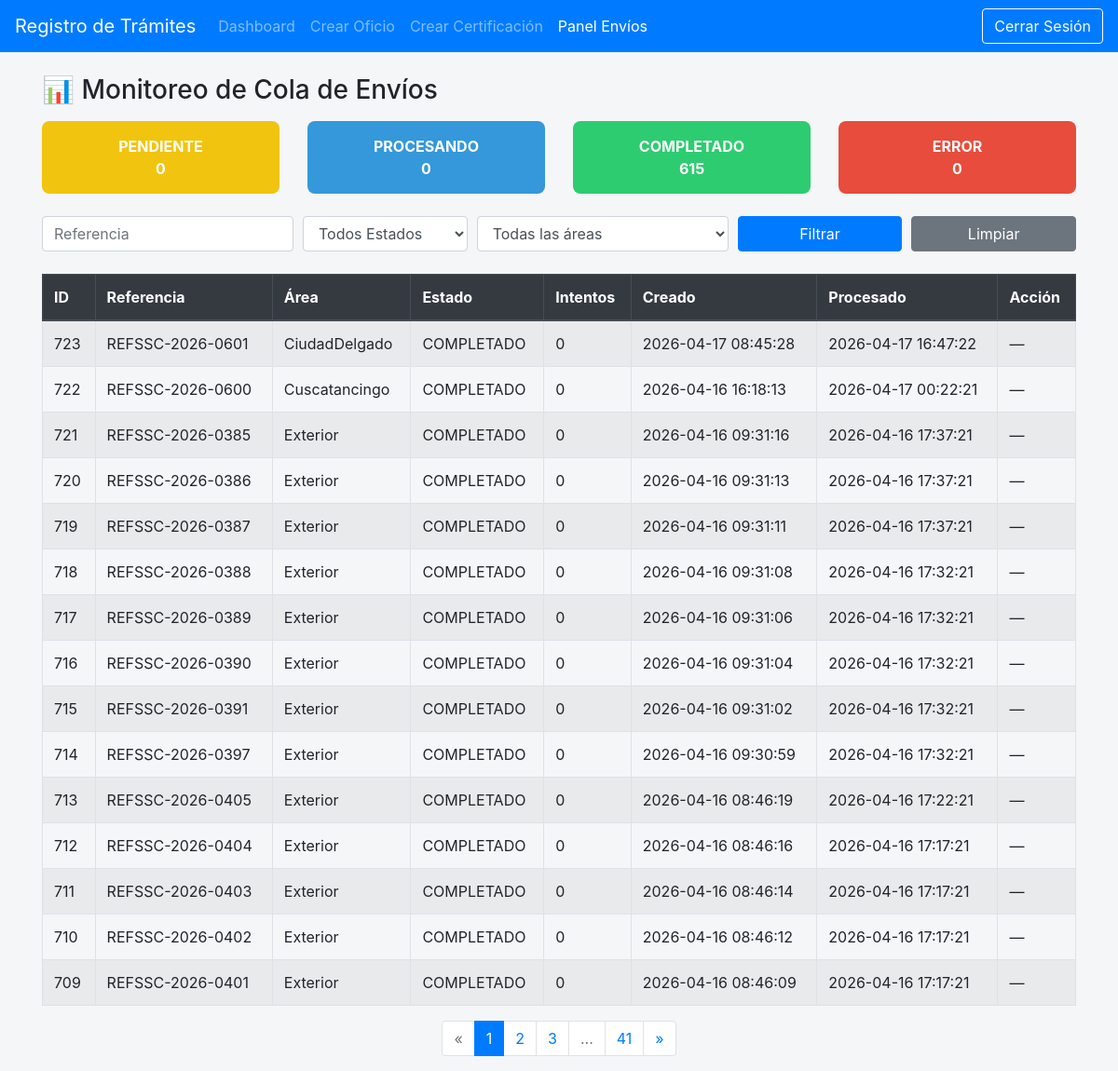
Screenshot of /panel_envios.php (signed in) with the database file from the repository.
### tables this page shows
CREATE TABLE IF NOT EXISTS `cola_envios` (
  `id` int(11) NOT NULL AUTO_INCREMENT,
  `oficio_id` int(11) NOT NULL,
  `municipio_destino_id` int(11) NOT NULL,
  `estado` enum('PENDIENTE','PROCESANDO','COMPLETADO','ERROR') DEFAULT 'PENDIENTE',
  `intentos` int(11) DEFAULT 0,
  `fecha_creacion` datetime DEFAULT current_timestamp(),
  `fecha_proceso` datetime DEFAULT NULL,
  PRIMARY KEY (`id`)
);

CREATE TABLE IF NOT EXISTS `oficios` (
  `id` int(11) NOT NULL AUTO_INCREMENT,
  `correlativo_anual` int(11) DEFAULT 0,
  `referencia` varchar(50) NOT NULL,
  `fecha` datetime NOT NULL,
  `nombre_licenciado` varchar(255) NOT NULL,
  `cargo_licenciado` varchar(255) NOT NULL,
  `distrito_destino` varchar(100) NOT NULL,
  `municipio_destino` varchar(100) NOT NULL,
  `departamento_destino` varchar(100) NOT NULL,
  `nombre_difunto` varchar(255) NOT NULL,
  `numero_partida` int(11) NOT NULL,
  `folio` int(11) NOT NULL,
  `libro` varchar(50) NOT NULL,
  `distrito_inscripcion` varchar(100) NOT NULL,
  `anio_inscripcion` year(4) NOT NULL,
  `departamento_origen` varchar(100) NOT NULL,
  `municipio_origen` varchar(100) NOT NULL,
  `distrito_origen` varchar(100) NOT NULL,
  `creado_por` int(11) DEFAULT NULL,
  `ruta_pdf_final` varchar(255) DEFAULT NULL,
  `habilitado_por` int(11) DEFAULT NULL,
  `enviado_correo` tinyint(1) DEFAULT 0,
  `municipio_destino_id` int(11) NOT NULL,
  `estado_validacion` enum('PENDIENTE','APROBADO','RECHAZADO') DEFAULT 'PENDIENTE',
  `revision_interna_completa` tinyint(1) DEFAULT 0,
  `fecha_aprobacion` datetime DEFAULT NULL,
  `fecha_envio` datetime DEFAULT NULL,
  `intentos_envio` int(11) NOT NULL DEFAULT 0,
  PRIMARY KEY (`id`),
  UNIQUE KEY `uk_oficios_referencia` (`referencia`),
  KEY `creado_por` (`creado_por`),
  KEY `fk_oficios_municipio` (`municipio_destino_id`),
  CONSTRAINT `fk_oficios_municipio` FOREIGN KEY (`municipio_destino_id`) REFERENCES `municipios` (`id`) ON UPDATE CASCADE,
  CONSTRAINT `oficios_ibfk_1` FOREIGN KEY (`creado_por`) REFERENCES `usuarios` (`id`)
);

CREATE TABLE IF NOT EXISTS `usuarios` (
  `id` int(11) NOT NULL AUTO_INCREMENT,
  `usuario` varchar(50) NOT NULL,
  `contrasena` varchar(255) NOT NULL,
  `rol` enum('administrador','normal','supervisor') NOT NULL,
  `area` varchar(100) DEFAULT NULL,
  `nombre_completo` varchar(255) NOT NULL,
  PRIMARY KEY (`id`),
  UNIQUE KEY `usuario` (`usuario`)
);

### panel_envios.php (the view, shortened to what this page needs)
<?php
require_once __DIR__ . '/db_config.php';
$rol = strtolower(trim($_SESSION['user_rol'] ?? 'normal'));
$referencia = trim($_GET['referencia'] ?? '');
$estado      = trim($_GET['estado'] ?? '');
$area_filtro = trim($_GET['area'] ?? '');
$where = [];
$params = [];
$where_sql = $where ? "WHERE " . implode(" AND ", $where) : "";
$por_pagina = 15;
$pagina = max(1, (int)($_GET['pagina'] ?? 1));
$offset = ($pagina - 1) * $por_pagina;
$stmtCount = $pdo->prepare("
    SELECT COUNT(*)
    FROM cola_envios c
    JOIN oficios o ON o.id = c.oficio_id
    JOIN usuarios u ON u.id = o.creado_por
    $where_sql
");
$stmtCount->execute($params);
$total = (int)$stmtCount->fetchColumn();
$total_paginas = max(1, (int)ceil($total / $por_pagina));
$stmt = $pdo->prepare("
    SELECT
        c.id,
        o.referencia,
        c.estado,
        c.intentos,
        c.fecha_creacion,
        c.fecha_proceso,
        u.area
    FROM cola_envios c
    JOIN oficios o ON o.id = c.oficio_id
    JOIN usuarios u ON u.id = o.creado_por
    $where_sql
    ORDER BY c.fecha_creacion DESC
    LIMIT ?, ?
");
$params_lista = array_merge($params, [$offset, $por_pagina]);
$stmt->execute($params_lista);
$envios = $stmt->fetchAll(PDO::FETCH_ASSOC);
$stmtStats = $pdo->prepare("
    SELECT c.estado, COUNT(*) total
    FROM cola_envios c
    JOIN oficios o ON o.id = c.oficio_id
    JOIN usuarios u ON u.id = o.creado_por
    $where_sql
    GROUP BY c.estado
");
$stmtStats->execute($params);
$stats = $stmtStats->fetchAll(PDO::FETCH_KEY_PAIR);
?>
<!DOCTYPE html>
<html lang="es">
<head>
<link rel="stylesheet" href="bootstrap/css/bootstrap.min.css">
</head>
<body>
<nav class="navbar navbar-expand-lg navbar-dark bg-primary">
    <a class="navbar-brand" href="dashboard.php">Registro de Trámites</a>
    <div class="collapse navbar-collapse">
        <ul class="navbar-nav mr-auto">
            <li class="nav-item"><a class="nav-link" href="dashboard.php">Dashboard</a></li>
            <li class="nav-item"><a class="nav-link" href="crear_oficio.php">Crear Oficio</a></li>
            <li class="nav-item"><a class="nav-link" href="crear_constancia.php">Crear Certificación</a></li>
            <li class="nav-item active"><a class="nav-link" href="panel_envios.php">Panel Envíos</a></li>
        </ul>
        <a href="logout.php" class="btn btn-outline-light">Cerrar Sesión</a>
    </div>
</nav>
<div class="container mt-4">
<h3 class="mb-3">📊 Monitoreo de Cola de Envíos</h3>
<div class="row mb-4">
    <?php foreach (['PENDIENTE','PROCESANDO','COMPLETADO','ERROR'] as $estadoCard): ?>
    <div class="col-md-3">
        <div class="card-box <?= $estadoCard ?>">
            <?= $estadoCard ?><br>
            <?= $stats[$estadoCard] ?? 0 ?>
        </div>
    </div>
    <?php endforeach; ?>
</div>
<form class="form-row mb-4">
    <div class="col-md-3">
        <input type="text" name="referencia" class="form-control"
               placeholder="Referencia"
               value="<?= htmlspecialchars($referencia) ?>">
    </div>
    <div class="col-md-2">
        <select name="estado" class="form-control">
            <option value="">Todos Estados</option>
        </select>
    </div>
    <?php if ($rol === 'administrador'): ?>
    <div class="col-md-3">
        <select name="area" class="form-control">
            <option value="">Todas las áreas</option>
        </select>
    </div>
    <?php endif; ?>
    <div class="col-md-2">
        <button class="btn btn-primary btn-block">Filtrar</button>
    </div>
    <div class="col-md-2">
        <a href="panel_envios.php" class="btn btn-secondary btn-block">Limpiar</a>
    </div>
</form>
<table class="table table-bordered table-striped">
<thead class="thead-dark">
<tr>
    <th>ID</th>
    <th>Referencia</th>
    <th>Área</th>
    <th>Estado</th>
    <th>Intentos</th>
    <th>Creado</th>
    <th>Procesado</th>
    <th>Acción</th>
</tr>
</thead>
<tbody>
<?php foreach($envios as $e): ?>
<tr>
    <td><?= $e['id'] ?></td>
    <td><?= htmlspecialchars($e['referencia']) ?></td>
    <td><?= htmlspecialchars($e['area']) ?></td>
    <td><?= $e['estado'] ?></td>
    <td><?= $e['intentos'] ?></td>
    <td><?= $e['fecha_creacion'] ?></td>
    <td><?= $e['fecha_proceso'] ?? '-' ?></td>
    <td>
        <?php if($e['estado'] === 'ERROR'): ?>
            <form method="post" action="reintentar_envio.php">
                <input type="hidden" name="cola_id" value="<?= $e['id'] ?>">
                <button class="btn btn-warning btn-sm">Reintentar</button>
            </form>
        <?php else: ?>
            —
        <?php endif; ?>
    </td>
</tr>
<?php endforeach; ?>
</tbody>
</table>
<nav>
<ul class="pagination justify-content-center">
    <?php
    $qp = "&referencia=".urlencode($referencia)."&estado=".urlencode($estado)."&area=".urlencode($area_filtro);
    $adjacentes = 2;
    ?>
    <li class="page-item <?= ($pagina <= 1) ? 'disabled' : '' ?>">
        <a class="page-link" href="?pagina=<?= $pagina - 1 . $qp ?>">«</a>
    </li>
    <?php
    for ($i = 1; $i <= $total_paginas; $i++):
        if ($i == 1 || $i == $total_paginas || ($i >= $pagina - $adjacentes && $i <= $pagina + $adjacentes)): ?>
            <li class="page-item <?= $i == $pagina ? 'active' : '' ?>">
                <a class="page-link" href="?pagina=<?= $i . $qp ?>"><?= $i ?></a>
            </li>
        <?php
        elseif (($i == $pagina - $adjacentes - 1) || ($i == $pagina + $adjacentes + 1)): ?>
            <li class="page-item disabled"><span class="page-link">...</span></li>
        <?php
        endif;
    endfor;
    ?>
    <li class="page-item <?= ($pagina >= $total_paginas) ? 'disabled' : '' ?>">
        <a class="page-link" href="?pagina=<?= $pagina + 1 . $qp ?>">»</a>
    </li>
</ul>
</nav>
</div>
</body>
</html>

### panel_envios.php (style rules this page uses)
body { background:#f4f6f8; }
.card-box { padding:15px; border-radius:8px; color:white; text-align:center; font-weight:bold; }
.PENDIENTE { background:#f1c40f; }
.PROCESANDO { background:#3498db; }
.COMPLETADO { background:#2ecc71; }
.ERROR { background:#e74c3c; }

### rows the page displays
cola_envios: id "723", oficio.referencia "REFSSC-2026-0601", usuarios.area "CiudadDelgado", estado "COMPLETADO", intentos "0", fecha_creacion "2026-04-17 08:45:28", fecha_proceso "2026-04-17 16:47:22"
cola_envios: id "722", oficio.referencia "REFSSC-2026-0600", usuarios.area "Cuscatancingo", estado "COMPLETADO", intentos "0", fecha_creacion "2026-04-16 16:18:13", fecha_proceso "2026-04-17 00:22:21"
cola_envios: id "721", oficio.referencia "REFSSC-2026-0385", usuarios.area "Exterior", estado "COMPLETADO", intentos "0", fecha_creacion "2026-04-16 09:31:16", fecha_proceso "2026-04-16 17:37:21"
cola_envios: id "720", oficio.referencia "REFSSC-2026-0386", usuarios.area "Exterior", estado "COMPLETADO", intentos "0", fecha_creacion "2026-04-16 09:31:13", fecha_proceso "2026-04-16 17:37:21"
cola_envios: id "719", oficio.referencia "REFSSC-2026-0387", usuarios.area "Exterior", estado "COMPLETADO", intentos "0", fecha_creacion "2026-04-16 09:31:11", fecha_proceso "2026-04-16 17:37:21"
cola_envios: id "718", oficio.referencia "REFSSC-2026-0388", usuarios.area "Exterior", estado "COMPLETADO", intentos "0", fecha_creacion "2026-04-16 09:31:08", fecha_proceso "2026-04-16 17:32:21"
cola_envios: id "717", oficio.referencia "REFSSC-2026-0389", usuarios.area "Exterior", estado "COMPLETADO", intentos "0", fecha_creacion "2026-04-16 09:31:06", fecha_proceso "2026-04-16 17:32:21"
cola_envios: id "716", oficio.referencia "REFSSC-2026-0390", usuarios.area "Exterior", estado "COMPLETADO", intentos "0", fecha_creacion "2026-04-16 09:31:04", fecha_proceso "2026-04-16 17:32:21"
cola_envios: id "715", oficio.referencia "REFSSC-2026-0391", usuarios.area "Exterior", estado "COMPLETADO", intentos "0", fecha_creacion "2026-04-16 09:31:02", fecha_proceso "2026-04-16 17:32:21"
cola_envios: id "714", oficio.referencia "REFSSC-2026-0397", usuarios.area "Exterior", estado "COMPLETADO", intentos "0", fecha_creacion "2026-04-16 09:30:59", fecha_proceso "2026-04-16 17:32:21"
cola_envios: id "713", oficio.referencia "REFSSC-2026-0405", usuarios.area "Exterior", estado "COMPLETADO", intentos "0", fecha_creacion "2026-04-16 08:46:19", fecha_proceso "2026-04-16 17:22:21"
cola_envios: id "712", oficio.referencia "REFSSC-2026-0404", usuarios.area "Exterior", estado "COMPLETADO", intentos "0", fecha_creacion "2026-04-16 08:46:16", fecha_proceso "2026-04-16 17:17:21"
cola_envios: id "711", oficio.referencia "REFSSC-2026-0403", usuarios.area "Exterior", estado "COMPLETADO", intentos "0", fecha_creacion "2026-04-16 08:46:14", fecha_proceso "2026-04-16 17:17:21"
cola_envios: id "710", oficio.referencia "REFSSC-2026-0402", usuarios.area "Exterior", estado "COMPLETADO", intentos "0", fecha_creacion "2026-04-16 08:46:12", fecha_proceso "2026-04-16 17:17:21"
cola_envios: id "709", oficio.referencia "REFSSC-2026-0401", usuarios.area "Exterior", estado "COMPLETADO", intentos "0", fecha_creacion "2026-04-16 08:46:09", fecha_proceso "2026-04-16 17:17:21"

### other values shown
$estadoCard "PENDIENTE"
$stats[$estadoCard] "0"
$estadoCard "PROCESANDO"
$estadoCard "COMPLETADO"
$stats[$estadoCard] "615"
$estadoCard "ERROR"
